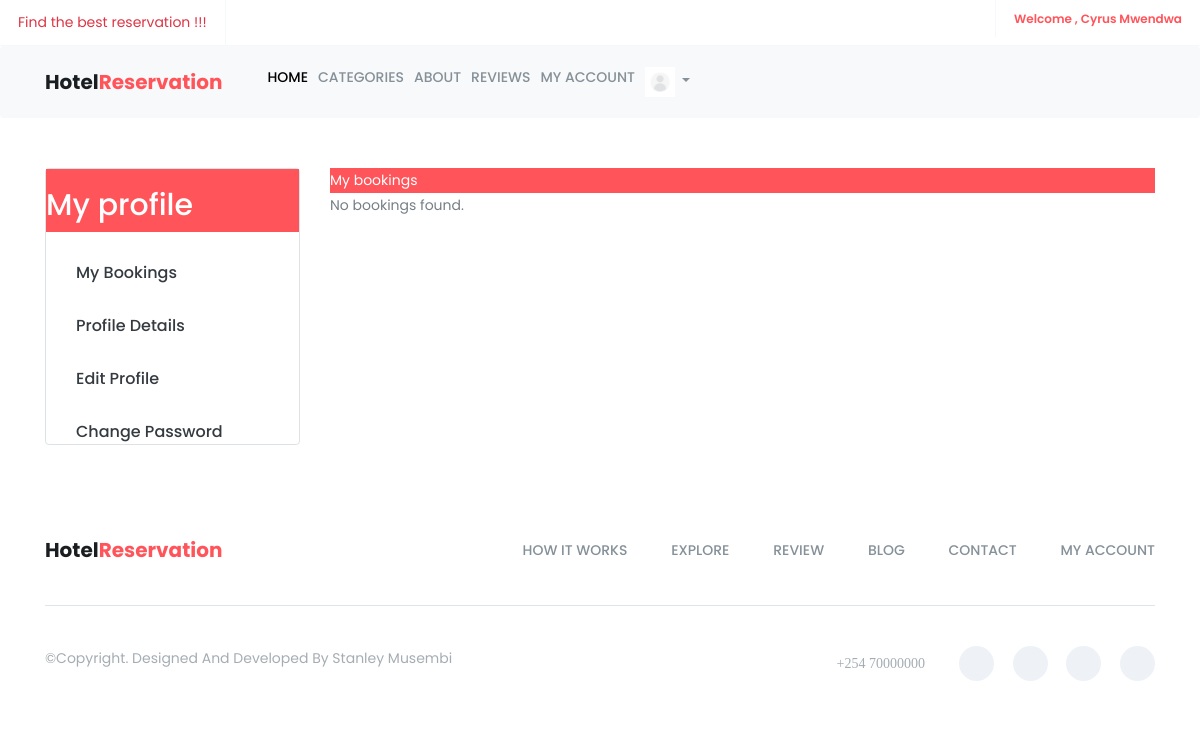
/auth/my_bookings/ (signed in), run on an earlier commit of the app's database.
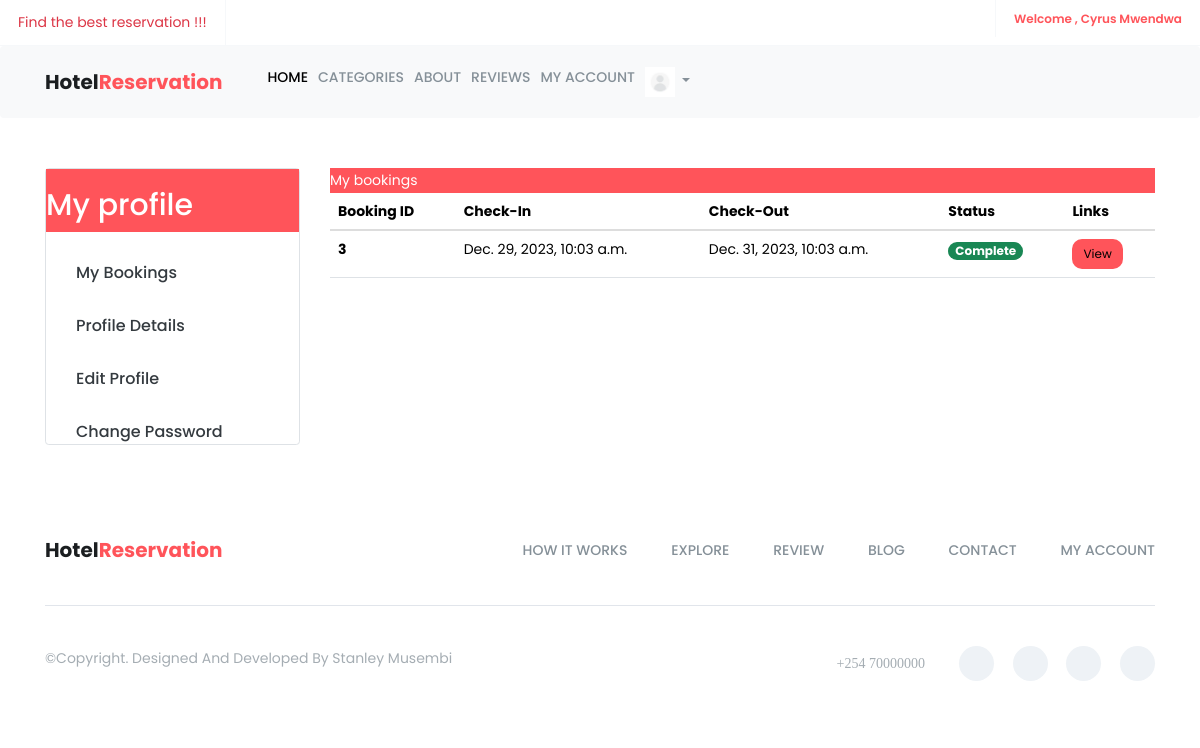
And on a later commit of the database.
### hotel/models.py (models this page shows, shortened)
class Booking(models.Model):
    room = models.ForeignKey('Room' , on_delete=models.CASCADE)
    user = models.ForeignKey('accounts.CustomUser' , on_delete=models.CASCADE)
    persons = models.IntegerField()
    check_in = models.DateTimeField()
    check_out = models.DateTimeField()
    STATUS_CHOICES = (
        ('active' , 'active') ,
        ('cancelled' , 'cancelled') ,
        ('checked out' , 'checked out')
    )
    status = models.CharField(max_length=255 , choices=STATUS_CHOICES , default='active')
    added_on = models.DateTimeField(auto_now_add=True)
    updated_on = models.DateTimeField(auto_now=True)

### accounts/views.py (the view)
# urls.py: path('my_bookings/' , my_booking , name='my_bookings'),
@login_required(login_url='accounts:login')
def my_booking(request):
    user = request.user
    bookings = Booking.objects.filter(user=user)
    context = {
        'bookings':bookings
    }
    return render(request , 'public/my_bookings.html' , context)

### templates/public/my_bookings.html (shortened to what this page needs)
{% extends 'public/base.html' %}
{% load static %}
{% block content %}
    <div class="container m-5">
        <div class="row">
             {% include 'public/profile_sidebar.html'%}
            <div class="col-md-9">
                <div class="card-header primary-bg">
                     <p class= "  text-white">My bookings </p>
                </div>
                {% if bookings %}
                    <table class="table responsive">
                        <thead>
                            <tr>
                                <th scope="col">Booking ID</th>
                                <th scope="col">Check-In</th>
                                <th scope="col">Check-Out</th>
                                <th scope="col">Status</th>
                                <th scope="col">Links</th>
                            </tr>
                        </thead>
                        <tbody>
                            {% for booking in bookings %}
                                <tr>
                                    <th scope="row">{{ booking.id }}</th>
                                    <td>{{ booking.check_in }}</td>
                                    <td>{{ booking.check_out }}</td>
                                    <td>
                                        {% if booking.status == 'active' %}
                                            <span class="badge bg-success">Complete</span>
                                            {% endif %}
                                    </td>
                                    <td>
                                        <a href="{% url 'accounts:booking_details' booking.id %}"><button  class="btn btn-custom btn-sm">View </button></a>
                                    </td>
                                </tr>
                            {% endfor %}
                        </tbody>
                    </table>
                {% else %}
                    <p>No bookings found.</p>
                {% endif %}
            </div>
        </div>
    </div>
{% endblock %}

What changed in the data, as far as the page shows it:
added Booking: id "3", check_in "Dec. 29, 2023, 10:03 a.m.", check_out "Dec. 31, 2023, 10:03 a.m.", status "Complete"
Also different on the page:
text no longer shown: "No bookings found."
text now shown: "Booking ID Check-In Check-Out Status Links"
